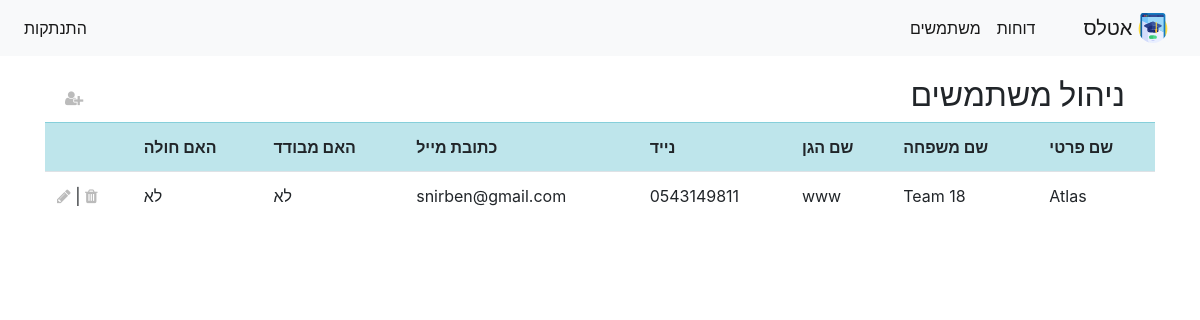
The page /sManageUsers/ (signed in) on the database its author committed.
### atlasapp/models.py (models this page shows)
class User(AbstractUser):
    ROLE = ((0, "Supervisor"),(1,"Gannet"),(2,"Child"))
    role = models.PositiveSmallIntegerField(choices=ROLE,default=2)
    mevodad = models.BooleanField(default=False)
    covid = models.BooleanField(default=False)
    name = models.CharField(max_length=50,null=False)
    lastname = models.CharField(max_length=50,null=False)
    phone = models.CharField(max_length=50,null=False)
    email = models.CharField(max_length=50,null=False)
    gan = models.ForeignKey(Gan,on_delete=models.CASCADE, null=True, blank=True)

class Gan(models.Model):
    name = models.CharField(max_length=200, null=False)
    def __str__(self):
        return '{}'.format(self.name)

### atlasapp/views.py (the view)
# urls.py: path('sManageUsers/', views.sManageUsers, name="sManageUsers"),
def sManageUsers(request):
    users = User.objects.all()
    context = {'users': users}
    return render(request, 'atlasapp/sManageUsers.html', context)

### atlasapp/templates/atlasapp/sManageUsers.html (shortened to what this page needs)
{% extends 'atlasapp/home.html' %}
{% load static %}
{% block content %}
<div class="container">
<div>
    <h2 class="headers">ניהול משתמשים</h2>
</div>
<div>
    <div class="btn-adduser">
        <a class="icons" href="{% url 'createUser'%}"><i class="fa fa-user-plus" aria-hidden="true"></i></a>
    </div>
     <table class="table table-center">
        <tr class="table-info">
            <th scope="col">שם פרטי</th>
            <th scope="col">שם משפחה</th>
            <th scope="col">שם הגן</th>
            <th scope="col">נייד</th>
            <th scope="col">כתובת מייל</th>
            <th scope="col">האם מבודד</th>
            <th scope="col">האם חולה</th>
            <th></th>
        </tr>
        {% for item in users %}
         {% if item.role == 1 %}
                <tr>
                    <td>
                        {{item.name}}
                    </td>
                    <td>
                        {{item.lastname}}
                    </td>
                    <td>
                        {{item.gan}}
                    </td>
                    <td>
                        {{item.phone}}
                    </td>
                    <td>
                        {{item.email}}
                    </td>
                    <td>
                        {% if item.mevodad == True %}
                            כן
                        {% else %}
                            לא
                        {% endif %}
                    </td>
                    <td>
                        {% if item.covid == True %}
                            כן
                        {% else %}
                            לא
                        {% endif %}
                    </td>
                    <td>
                        <a class="icons" href="{% url 'delete_user' item.id %}"><i class="fa fa-trash"></i></a> |
                        <a class="icons" href="{% url 'edituser' item.id %}"><i class="fa fa-pencil" aria-hidden="true"></i></a>
                    </td>
                </tr>
            {% endif %}
            {% endfor %}
    </table>
</div>
</div>
{% endblock %}

### static/CSS/style.css (style rules this page uses)
.headers { padding-right: 30px; padding-top: 20px; float: right; font-family: 'Rubik', sans-serif; }
.btn-adduser { padding-left: 20px; padding-top: 30px; float: left; }
.icons { color: #bbbbbb; }

### rows shown on the page
User: name "Atlas", lastname "Team 18", gan "www", phone "0543149811", email "snirben@gmail.com", mevodad "לא", covid "לא"
